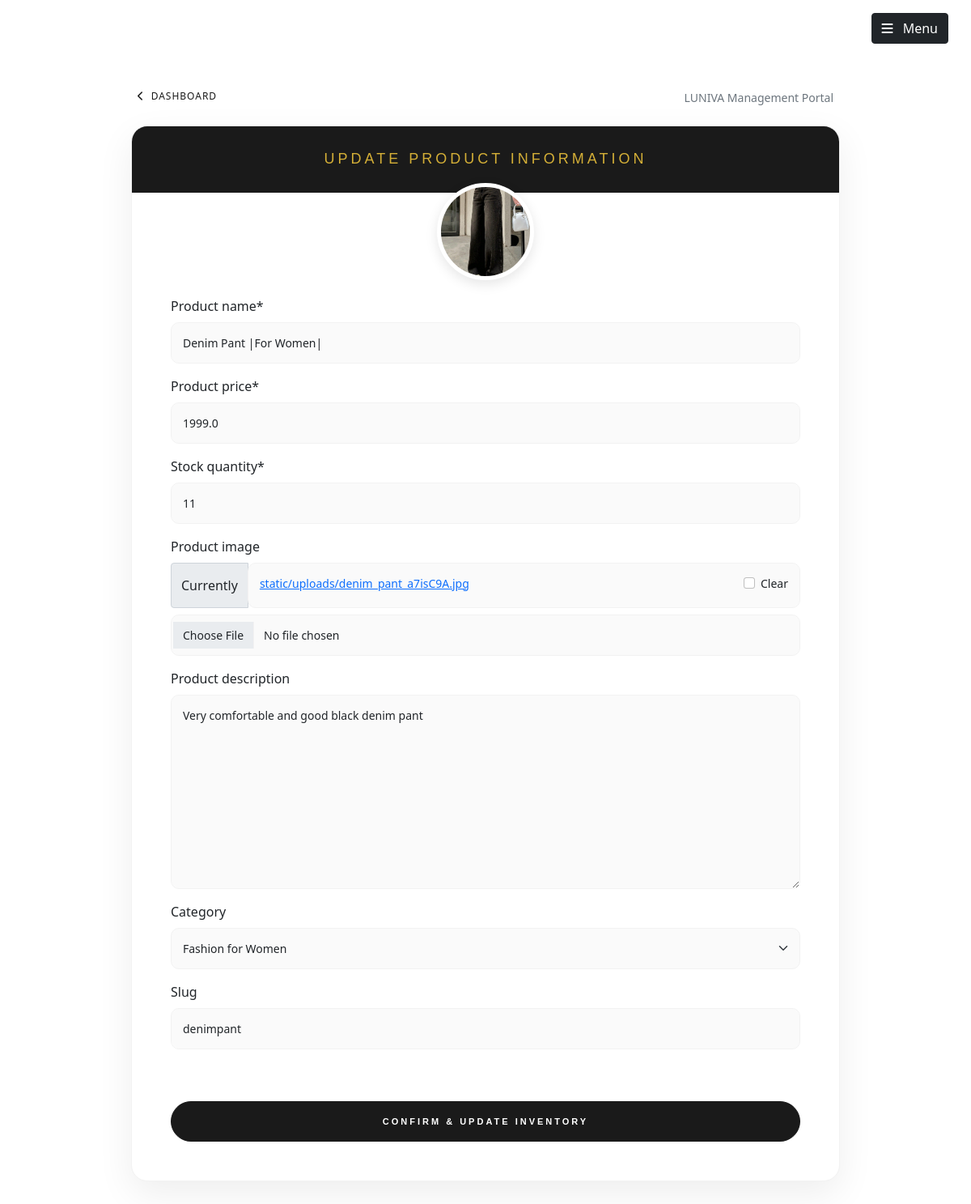
The app's page /products/updateproduct/1/ (signed in) with its own data.
### products/models.py (models this page shows, shortened)
class Product(models.Model):
    product_name = models.CharField(max_length=200)
    product_price = models.FloatField()
    stock_quantity = models.IntegerField(default=0)
    product_image = models.ImageField(upload_to='products/', null=True, blank=True)
    product_description = models.TextField(blank=True)
    created_at = models.DateTimeField(auto_now_add=True)
    category = models.ForeignKey(Category, on_delete=models.CASCADE, null=True, blank=True)
    slug = models.SlugField(unique=True, blank=True)

### userspage/auth.py (the view)
    def wrapper_function(request, *args, **kwargs):
        if request.user.is_staff:
            return view_function(request, *args, **kwargs)
        else:
            return redirect('/')

### products/forms.py
class ProductForm(ModelForm):
    class Meta:
        model = Product
        fields = '__all__'

### products/models.py (called while the page is built)
    def __str__(self):
        return self.category_name

### products/views.py (called while the page is built, shortened)
@login_required
@admin_only
def update_product(request, product_id):
    product = Product.objects.get(id=product_id)
    context = {
        'form': ProductForm(instance=product)
    }
    return render(request, "products/updateproduct.html", context)

### userspage/auth.py (called while the page is built)
def admin_only(view_function):
    def wrapper_function(request, *args, **kwargs):
        if request.user.is_staff:
            return view_function(request, *args, **kwargs)
        else:
            return redirect('/')
    return wrapper_function

### products/templates/products/updateproduct.html (shortened to what this page needs)
{% extends "admins/adminlayout.html" %}
{% load crispy_forms_tags %}
{% block main_content %}
<div class="container container-update">
    <div class="d-flex justify-content-between mb-4 px-2">
        <a href="{% url 'admin_dashboard' %}" class="back-btn">
            <i class="fas fa-chevron-left me-1"></i> Dashboard
        </a>
        <span class="text-muted small">LUNIVA Management Portal</span>
    </div>
    <div class="lux-card">
        <div class="lux-header-banner">
            <h4>Update Product Information</h4>
        </div>
        <div class="p-4 p-lg-5 pt-0">
            <div class="image-preview-wrapper">
                <img id="img-preview" src="/{{ form.instance.product_image }}" alt="Preview">
            </div>
            <form method="post" action="" enctype="multipart/form-data">
                <div class="row">
                    <div class="col-12">
                        {{ form|crispy }}
                    </div>
                </div>
                <div class="mt-5">
                    <button type="submit" class="btn-lux-update">
                        Confirm & Update Inventory
                    </button>
                </div>
            </form>
        </div>
    </div>
</div>
{% endblock %}

### products/templates/products/updateproduct.html (style rules this page uses)
:root { --lux-gold: #D4AF37; --lux-black: #1A1A1A; --lux-border: #F2F2F2; --lux-shadow: 0 15px 45px rgba(0,0,0,0.07); }
.container-update { max-width: 900px; margin: 40px auto; }
.lux-card { background: #ffffff; border: 1px solid var(--lux-border); border-radius: 20px; box-shadow: var(--lux-shadow); overflow: hidden; }
.lux-header-banner { background: var(--lux-black); padding: 30px; text-align: center; }
.lux-header-banner h4 { font-family: 'Montserrat', sans-serif; color: var(--lux-gold); text-transform: uppercase; letter-spacing: 4px; margin: 0; font-size: 18px; }
.form-control, .form-select { border-radius: 10px !important; border: 1px solid var(--lux-border) !important; padding: 14px !important; font-size: 14px; transition: all 0.3s ease; background-color: #FAFAFA; }
.btn-lux-update { background: var(--lux-black); color: #fff; border: 1px solid var(--lux-black); padding: 16px 30px; border-radius: 50px; font-family: 'Montserrat', sans-serif; font-size: 11px; font-weight: 600; text-transform: uppercase; letter-spacing: 3px; width: 100%; transition: all 0.4s cubic-bezier(0.165, 0.84, 0.44, 1); }
.image-preview-wrapper { width: 120px; height: 120px; margin: -60px auto 20px; border-radius: 50%; border: 5px solid #fff; box-shadow: 0 5px 15px rgba(0,0,0,0.1); overflow: hidden; background: #eee; }
.image-preview-wrapper img { width: 100%; height: 100%; object-fit: cover; }
.back-btn { color: var(--lux-black); font-size: 12px; text-transform: uppercase; letter-spacing: 1px; text-decoration: none; transition: 0.3s; }

### records on screen
Product: instance.product_image (picture), product_name "Denim Pant |For Women|", product_price "1999.0", stock_quantity "11", product_description "Very comfortable and good black denim pant", category "Fashion for Women", slug "denimpant"
